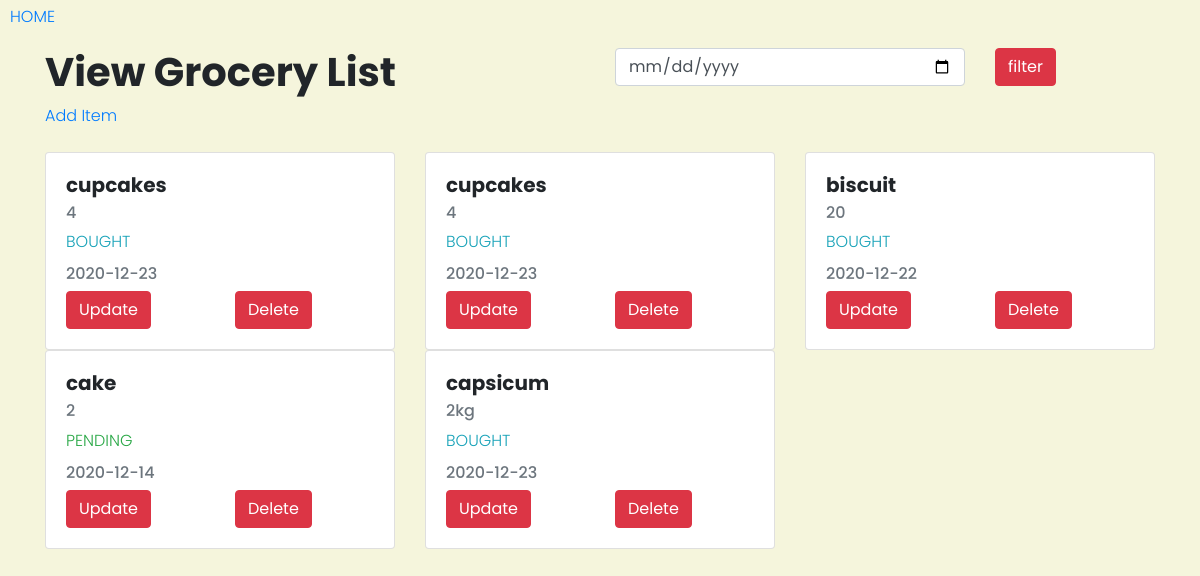
The page / on the database its author committed.
### webapp/models.py (models this page shows, shortened)
class Items(models.Model):
    item_name=models.CharField(max_length=250)
    item_quantity=models.CharField(max_length=250)
    item_status=models.IntegerField()
    date=models.CharField(max_length=20)

### webapp/views.py (the view)
# urls.py: path('', views.homepage.as_view(), name='homepage'),
class homepage(generic.ListView):
    template_name='index.html'
    context_object_name='item_list'
    def get_queryset(self):
        return Items.objects.all()

### webapp/templates/index.html (shortened to what this page needs)
<html>
    {% load static %}
    <head>
        <link rel="stylesheet" href="https://maxcdn.bootstrapcdn.com/bootstrap/4.4.1/css/bootstrap.min.css">
        <link rel="stylesheet" href="{% static 'css/style.css' %}">
    </head>
    <body>
        <a href="{% url 'appweb:homepage' %}" style="position: absolute;left: 10px;top: 5px;">HOME</a>
        <div class="container mt-5">
            <div class="row">
                <div class="col-lg-6">
                    <h1>View Grocery List</h1>
                    <span class="text-info" ><a href="{% url 'appweb:add' %}">Add Item</a></span>
                </div>
                <div class="col-lg-6 float-right">
                        <form action="{% url 'appweb:filter' %}" method='POST'>
                            <div class="row">
                                <div class="col-lg-8">
                                    <input type="date" class="form-control" name="date" value="0000-01-01" required>
                                </div>
                                <div class="col-lg-4">
                                    <input type="submit" class="btn btn-danger" value="filter">
                                </div>
                            </div>
                        </form>
                </div>
            </div>
            <div class="row mt-4">
                {% for item in item_list %}
                <div class="col-lg-4">
                    <div class="card">
                        <div class="card-body">
                          <h5 class="card-title">{{ item.item_name }}</h5>
                          <h6 class="card-subtitle mb-2 text-muted">{{ item.item_quantity }}</h6>
                            {% ifequal item.item_status 0 %}
                                <p class="text-success">PENDING</p>
                            {% endifequal %}
                            {% ifequal item.item_status 1 %}
                                    <p class="text-info">BOUGHT</p>
                            {% endifequal %}
                            <h6 class="card-subtitle mb-2 text-muted">{{ item.date }}</h6>
                            <div class="row">
                                <div class="col-sm-6">
                                    <form  action="{% url 'appweb:update' item.id %}" method="post" style="display: inline;" class>
                                        <input type="submit" value="Update" name="Update" class="btn btn-danger">
                                    </form>
                                </div>
                                <div class="col-sm-6">
                                    <form  action="{% url 'appweb:delete' item.id %}" method="post" style="display: inline;">
                                          <input type="submit" value="Delete" name="Delete" class="btn btn-danger">
                                    </form>
                                </div>
                            </div>
                        </div>
                    </div>
                </div>
                {% endfor %}
            </div>
        </div>
    </body>
</html>

### webapp/static/css/style.css (style rules this page uses)
body { font-family: 'Poppins', sans-serif; font-weight: 300; background-color: beige; }
h1, h2, h3, h4, h5 { font-family: 'Poppins', sans-serif; font-weight: 700; }

### rows shown on the page
Items: item_name "cupcakes", item_quantity "4", date "2020-12-23"
Items: item_name "cupcakes", item_quantity "4", date "2020-12-23"
Items: item_name "biscuit", item_quantity "20", date "2020-12-22"
Items: item_name "cake", item_quantity "2", date "2020-12-14"
Items: item_name "capsicum", item_quantity "2kg", date "2020-12-23"
